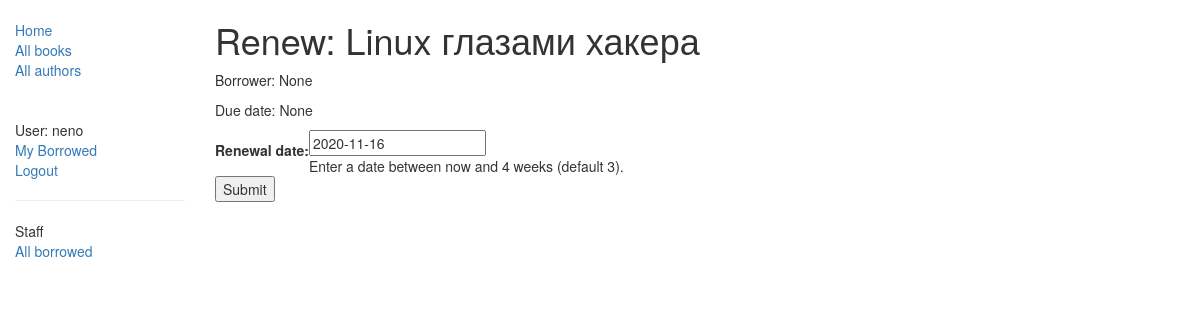
The app's page /catalog/book/1be07a6a-4051-4e8d-8139-33b1a6c23038/renew/ (signed in) with its own data.
### catalog/models.py (models this page shows, shortened)
class BookInstance(models.Model):
    id = models.UUIDField(primary_key=True, default=uuid.uuid4, help_text="Unique ID for this particular book across whole library")
    book = models.ForeignKey('Book', on_delete=models.SET_NULL, null=True)
    imprint = models.CharField(max_length=200)
    due_back = models.DateField(null=True, blank=True)
    borrower = models.ForeignKey(User, on_delete=models.SET_NULL, null=True, blank=True)
    LOAN_STATUS = (
        ('m', 'Maintenance'),
        ('o', 'On loan'),
        ('a', 'Available'),
        ('r', 'Reserved'),
    )
    status = models.CharField(max_length=1, choices=LOAN_STATUS, blank=True, default='m', help_text='Book availability')
    class Meta:
        ordering = ["due_back"]
        permissions = (("can_mark_returned", "Set book as returned"),)
    @property
    def is_overdue(self):
        if self.due_back and date.today() > self.due_back:
            return True
        return False

class Book(models.Model):
    title = models.CharField(max_length=200)
    author = models.ForeignKey('Author', on_delete=models.SET_NULL, null=True)
    summary = models.TextField(max_length=1000, help_text="Enter a brief description of the book")
    isbn = models.CharField('ISBN', max_length=13,
                            help_text='13 Character <a href="https://www.isbn-international.org/content/what-isbn'
                                      '">ISBN number</a>')
    genre = models.ManyToManyField(Genre, help_text="Select a genre for this book")
    language = models.ForeignKey('Language', on_delete=models.SET_NULL, null=True)
    def display_genre(self):
        """
        Creates a string for the Genre. This is required to display genre in Admin.
        """
        return ', '.join([ genre.name for genre in self.genre.all()[:3] ])
    display_genre.short_description = 'Genre'

### catalog/views.py (the view)
# urls.py: url(r'^book/(?P<pk>[-\w]+)/renew/$', views.renew_book_librarian, name='renew-book-librarian'),
@permission_required('catalog.can_mark_returned')
def renew_book_librarian(request, pk):
    book_inst=get_object_or_404(BookInstance, pk = pk)
    if request.method == 'POST':
        form = RenewBookForm(request.POST)
        if form.is_valid():
            book_inst.due_back = form.cleaned_data['renewal_date']
            book_inst.save()
            return HttpResponseRedirect(reverse('all-borrowed') )
    else:
        proposed_renewal_date = datetime.date.today() + datetime.timedelta(weeks=3)
        form = RenewBookForm(initial={'renewal_date': proposed_renewal_date,})
    return render(request, 'catalog/book_renew_librarian.html', {'form': form, 'bookinst':book_inst})

### catalog/forms.py (shortened to what this page needs)
class RenewBookForm(forms.Form):
    renewal_date = forms.DateField(help_text="Enter a date between now and 4 weeks (default 3).")

### catalog/templates/catalog/book_renew_librarian.html (shortened to what this page needs)
{% extends "base_generic.html" %}
{% block content %}
    <h1>Renew: {{bookinst.book.title}}</h1>
    <p>Borrower: {{bookinst.borrower}}</p>
    <p{% if bookinst.is_overdue %} class="text-danger"{% endif %}>Due date: {{bookinst.due_back}}</p>
    <form action="" method="post">
        <table>
        {{ form }}
        </table>
        <input type="submit" value="Submit" />
    </form>
{% endblock %}

### catalog/templates/base_generic.html (shortened to what this page needs)
<!DOCTYPE html>
<html lang="en">
<head>
  <link rel="stylesheet" href="https://maxcdn.bootstrapcdn.com/bootstrap/3.3.7/css/bootstrap.min.css">
  {% load static %}
  <link rel="stylesheet" href="{% static 'css/styles.css' %}">
</head>
<body>
  <div class="container-fluid">
    <div class="row">
      <div class="col-sm-2">
      {% block sidebar %}
      <ul class="sidebar-nav">
          <li><a href="{% url 'index' %}">Home</a></li>
          <li><a href="{% url 'books' %}">All books</a></li>
          <li><a href="{% url 'authors' %}">All authors</a></li>
          <br>
          <br>
          {% if user.is_authenticated %}
            <li>User: {{ user.get_username }}</li>
            <li><a href="{% url 'my-borrowed' %}">My Borrowed</a></li>
            <li><a href="{% url 'logout'%}?next={{request.path}}">Logout</a></li>
            {% if perms.catalog.can_mark_returned %}
              <hr>
              <li>Staff</li>
              <li><a href="{% url 'all-borrowed' %}">All borrowed</a></li>
            {% endif %}
          {% else %}
            <li><a href="{% url 'login'%}?next={{request.path}}">Login</a></li>
          {% endif %}
      </ul>
     {% endblock %}
      </div>
      <div class="col-sm-10 ">
      {% block content %}{% endblock %}
      </div>
    </div>
  </div>
</body>
</html>

### catalog/static/css/styles.css (style rules this page uses)
.sidebar-nav { margin-top: 20px; padding: 0; list-style: none; }

### records on screen
BookInstance: book "Linux глазами хакера", borrower "None", due_back "None"

### other values on screen
{{ user.get_username }} "neno"
